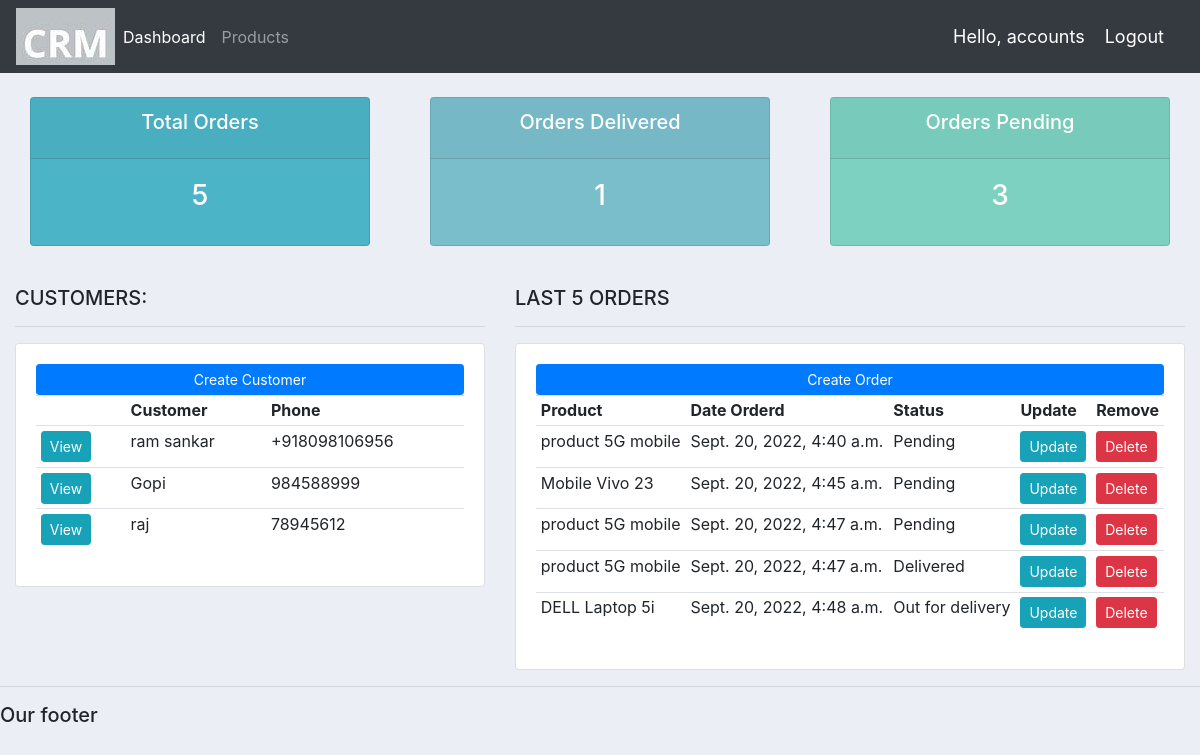
The app's page / (signed in) with its own data.
### accounts/models.py (models this page shows, shortened)
class Customer(models.Model):
	name = models.CharField(max_length=200, null=True)
	phone = models.CharField(max_length=200, null=True)
	email = models.CharField(max_length=200, null=True)
	date_created = models.DateTimeField(auto_now_add=True, null=True)

class Order(models.Model):
	STATUS = (
			('Pending', 'Pending'),
			('Out for delivery', 'Out for delivery'),
			('Delivered', 'Delivered'),
			)
	customer = models.ForeignKey(Customer, null=True, on_delete= models.SET_NULL)
	product = models.ForeignKey(Product, null=True, on_delete= models.SET_NULL)
	date_created = models.DateTimeField(auto_now_add=True, null=True)
	status = models.CharField(max_length=200, null=True, choices=STATUS)

class Product(models.Model):
	CATEGORY = (
			('Indoor', 'Indoor'),
			('Out Door', 'Out Door'),
			)
	name = models.CharField(max_length=200, null=True)
	price = models.FloatField(null=True)
	category = models.CharField(max_length=200, null=True, choices=CATEGORY)
	description = models.CharField(max_length=200, null=True, blank=True)
	date_created = models.DateTimeField(auto_now_add=True, null=True)
	tags = models.ManyToManyField(Tag)
	def __str__(self):
		return self.name

### accounts/views.py (the view)
# urls.py: path('', views.home, name="home"),
@login_required(login_url='login')
def home(request):
    orders = Order.objects.all()
    customers = Customer.objects.all()
    total_customers = customers.count()
    total_orders = orders.count()
    delivered = orders.filter(status='Delivered').count()
    pending = orders.filter(status='Pending').count()
    context = {'orders': orders, 'customers': customers,
               'total_orders': total_orders, 'delivered': delivered,
               'pending': pending}
    return render(request, 'accounts/dashboard.html', context)

### accounts/templates/accounts/dashboard.html
{%  extends 'accounts/main.html' %}
{% block content %}
{%  include 'accounts/status.html' %}
<br>
<div class="row">
	<div class="col-md-5">
		<h5>CUSTOMERS:</h5>
		<hr>
		<div class="card card-body">
			<a class="btn btn-primary  btn-sm btn-block" href="">Create Customer</a>
			<table class="table table-sm">
				<tr>
					<th></th>
					<th>Customer</th>
					<th>Phone</th>
				</tr>
				{% for customer in customers %}
					<tr>
						<td><a class="btn btn-sm btn-info" href="{% url 'customer' customer.id %}">View</a></td>
						<td>{{customer.name}}</td>
						<td>{{customer.phone}}</td>
					</tr>
				{% endfor %}
			</table>
		</div>
	</div>
	<div class="col-md-7">
		<h5>LAST 5 ORDERS</h5>
		<hr>
		<div class="card card-body">
			<a class="btn btn-primary  btn-sm btn-block" href="{% url 'create_order'  %}">Create Order</a>
			<table class="table table-sm">
				<tr>
					<th>Product</th>
					<th>Date Orderd</th>
					<th>Status</th>
					<th>Update</th>
					<th>Remove</th>
				</tr>
				{% for order in orders %}
					<tr>
						<td>{{order.product}}</td>
						<td>{{order.date_created}}</td>
						<td>{{order.status}}</td>
						<td><a class="btn btn-sm btn-info" href="{% url 'update_order' order.id %}">Update</a></td>
						<td><a class="btn btn-sm btn-danger" href="{% url 'delete_order' order.id %}">Delete</a></td>
					</tr>
				{% endfor %}
			</table>
		</div>
	</div>
</div>
{% endblock %}

### accounts/templates/accounts/main.html (shortened to what this page needs)
{% load static %}
<html>
<head>
	<link rel="stylesheet" href="https://stackpath.bootstrapcdn.com/bootstrap/4.3.1/css/bootstrap.min.css">
	<link rel="stylesheet" type="text/css" href="{% static '/css/main.css' %}">
</head>
<body>
	{%  include 'accounts/navbar.html' %}
	<div class="container-fluid">
	{% block content %}
	{% endblock %}
    </div>
	<hr>
	<h5>Our footer</h5>
</body>
</html>

### accounts/templates/accounts/navbar.html (shortened to what this page needs)
{% load static %}
<nav class="navbar navbar-expand-lg navbar-dark bg-dark">
 <img src="{% static 'images/kieo.jpg' %}">
  <div class="collapse navbar-collapse" id="navbarNav">
    <ul class="navbar-nav">
      <li class="nav-item active">
        <a class="nav-link" href="{% url 'home' %}">Dashboard</a>
      </li>
      <li class="nav-item">
        <a class="nav-link" href="{% url 'products' %}">Products</a>
      </li>
    </ul>
  </div>
  <span class="hello-msg">Hello, {{request.user}}</span>
  <span ><a  class="hello-msg" href="{% url 'logout' %}">Logout</a></span>
</nav>

### accounts/templates/accounts/status.html
<br>
<div class="row">
	<div class="col">
		<div class="col-md">
			<div class="card text-center text-white  mb-3" id="total-orders">
			  	<div class="card-header">
			  		<h5 class="card-title">Total Orders</h5>
			  	</div>
			  	<div class="card-body">
			    	<h3 class="card-title">{{total_orders}}</h3>
			  	</div>
			</div>
		</div>
	</div>
	<div class="col">
		<div class="col-md">
			<div class="card text-center text-white  mb-3" id="orders-delivered">
			  	<div class="card-header">
			  		<h5 class="card-title">Orders Delivered</h5>
			  	</div>
			  	<div class="card-body">
			    	<h3 class="card-title">{{delivered}}</h3>
			  	</div>
			</div>
		</div>
	</div>
	<div class="col">
		<div class="col-md">
			<div class="card text-center text-white  mb-3" id="orders-pending">
			  	<div class="card-header">
			  		<h5 class="card-title">Orders Pending</h5>
			  	</div>
			  	<div class="card-body">
			    	<h3 class="card-title">{{pending}}</h3>
			  	</div>
			</div>
		</div>
	</div>
</div>

### static/css/main.css (style rules this page uses)
body { background-color: #ebeff5; }
#total-orders { background-color: #4cb4c7; }
#orders-delivered { background-color: #7abecc; }
#orders-pending { background-color: #7CD1C0; }

### accounts/templates/accounts/navbar.html (style rules this page uses)
.hello-msg { font-size: 18px; color: #fff; margin-right: 20px; }

### records on screen
Customer: name "ram sankar", phone "+918098106956"
Customer: name "Gopi", phone "984588999"
Customer: name "raj", phone "78945612"
Order: product "product 5G mobile", date_created "Sept. 20, 2022, 4:40 a.m.", status "Pending"
Order: product "Mobile Vivo 23", date_created "Sept. 20, 2022, 4:45 a.m.", status "Pending"
Order: product "product 5G mobile", date_created "Sept. 20, 2022, 4:47 a.m.", status "Pending"
Order: product "product 5G mobile", date_created "Sept. 20, 2022, 4:47 a.m.", status "Delivered"
Order: product "DELL Laptop 5i", date_created "Sept. 20, 2022, 4:48 a.m.", status "Out for delivery"

### other values on screen
{{ request.user }} "accounts"
{{ total_orders }} "5"
{{ delivered }} "1"
{{ pending }} "3"
